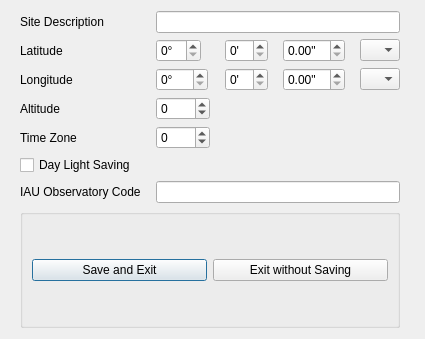
<?xml version="1.0" encoding="UTF-8"?>
<ui version="4.0">
 <class>Dialog</class>
 <widget class="QDialog" name="Dialog">
  <property name="geometry">
   <rect>
    <x>0</x>
    <y>0</y>
    <width>425</width>
    <height>339</height>
   </rect>
  </property>
  <property name="sizePolicy">
   <sizepolicy hsizetype="Fixed" vsizetype="Preferred">
    <horstretch>0</horstretch>
    <verstretch>0</verstretch>
   </sizepolicy>
  </property>
  <property name="windowTitle">
   <string>Edit Site Details</string>
  </property>
  <property name="windowIcon">
   <iconset resource="../VSOP.qrc">
    <normaloff>:/images/splash.jpg</normaloff>:/images/splash.jpg</iconset>
  </property>
  <layout class="QGridLayout" name="gridLayout">
   <item row="0" column="0">
    <widget class="QLabel" name="label_2">
     <property name="text">
      <string>Site Description</string>
     </property>
    </widget>
   </item>
   <item row="0" column="1" colspan="4">
    <widget class="QLineEdit" name="lineEditShortText">
     <property name="sizePolicy">
      <sizepolicy hsizetype="Minimum" vsizetype="Fixed">
       <horstretch>0</horstretch>
       <verstretch>0</verstretch>
      </sizepolicy>
     </property>
    </widget>
   </item>
   <item row="1" column="0">
    <widget class="QLabel" name="label">
     <property name="text">
      <string>Latitude</string>
     </property>
    </widget>
   </item>
   <item row="1" column="1">
    <widget class="QSpinBox" name="spinBoxLatitudeD">
     <property name="sizePolicy">
      <sizepolicy hsizetype="Fixed" vsizetype="Fixed">
       <horstretch>0</horstretch>
       <verstretch>0</verstretch>
      </sizepolicy>
     </property>
     <property name="suffix">
      <string>°</string>
     </property>
     <property name="maximum">
      <number>90</number>
     </property>
    </widget>
   </item>
   <item row="1" column="2">
    <widget class="QSpinBox" name="spinBoxLatitudeM">
     <property name="sizePolicy">
      <sizepolicy hsizetype="Fixed" vsizetype="Fixed">
       <horstretch>0</horstretch>
       <verstretch>0</verstretch>
      </sizepolicy>
     </property>
     <property name="suffix">
      <string>'</string>
     </property>
     <property name="maximum">
      <number>59</number>
     </property>
    </widget>
   </item>
   <item row="1" column="3">
    <widget class="QDoubleSpinBox" name="doubleSpinBoxLatitudeS">
     <property name="sizePolicy">
      <sizepolicy hsizetype="Fixed" vsizetype="Fixed">
       <horstretch>0</horstretch>
       <verstretch>0</verstretch>
      </sizepolicy>
     </property>
     <property name="suffix">
      <string>&quot;</string>
     </property>
     <property name="maximum">
      <double>59.990000000000002</double>
     </property>
    </widget>
   </item>
   <item row="1" column="4">
    <widget class="QComboBox" name="comboBoxLatitude">
     <property name="sizePolicy">
      <sizepolicy hsizetype="Fixed" vsizetype="Fixed">
       <horstretch>0</horstretch>
       <verstretch>0</verstretch>
      </sizepolicy>
     </property>
     <property name="maximumSize">
      <size>
       <width>40</width>
       <height>16777215</height>
      </size>
     </property>
     <property name="baseSize">
      <size>
       <width>0</width>
       <height>0</height>
      </size>
     </property>
     <property name="maxVisibleItems">
      <number>2</number>
     </property>
     <property name="maxCount">
      <number>2</number>
     </property>
    </widget>
   </item>
   <item row="2" column="0">
    <widget class="QLabel" name="label_6">
     <property name="text">
      <string>Longitude</string>
     </property>
    </widget>
   </item>
   <item row="2" column="1">
    <widget class="QSpinBox" name="spinBoxLongitudeD">
     <property name="sizePolicy">
      <sizepolicy hsizetype="Fixed" vsizetype="Fixed">
       <horstretch>0</horstretch>
       <verstretch>0</verstretch>
      </sizepolicy>
     </property>
     <property name="suffix">
      <string>°</string>
     </property>
     <property name="maximum">
      <number>180</number>
     </property>
    </widget>
   </item>
   <item row="2" column="2">
    <widget class="QSpinBox" name="spinBoxLongitudeM">
     <property name="suffix">
      <string>'</string>
     </property>
     <property name="maximum">
      <number>59</number>
     </property>
    </widget>
   </item>
   <item row="2" column="3">
    <widget class="QDoubleSpinBox" name="doubleSpinBoxLongitudeS">
     <property name="sizePolicy">
      <sizepolicy hsizetype="Fixed" vsizetype="Fixed">
       <horstretch>0</horstretch>
       <verstretch>0</verstretch>
      </sizepolicy>
     </property>
     <property name="prefix">
      <string/>
     </property>
     <property name="suffix">
      <string>&quot;</string>
     </property>
     <property name="maximum">
      <double>59.990000000000002</double>
     </property>
    </widget>
   </item>
   <item row="3" column="0">
    <widget class="QLabel" name="label_10">
     <property name="text">
      <string>Altitude</string>
     </property>
    </widget>
   </item>
   <item row="3" column="1">
    <widget class="QSpinBox" name="spinBoxAltitude">
     <property name="minimum">
      <number>-424</number>
     </property>
     <property name="maximum">
      <number>8850</number>
     </property>
    </widget>
   </item>
   <item row="4" column="0">
    <widget class="QLabel" name="label_11">
     <property name="text">
      <string>Time Zone</string>
     </property>
    </widget>
   </item>
   <item row="4" column="1">
    <widget class="QSpinBox" name="spinBoxTimeZone">
     <property name="minimum">
      <number>-12</number>
     </property>
     <property name="maximum">
      <number>12</number>
     </property>
    </widget>
   </item>
   <item row="5" column="0" colspan="2">
    <widget class="QCheckBox" name="checkBoxDaylightSaving">
     <property name="text">
      <string>Day Light Saving</string>
     </property>
    </widget>
   </item>
   <item row="6" column="0">
    <widget class="QLabel" name="label_3">
     <property name="sizePolicy">
      <sizepolicy hsizetype="Fixed" vsizetype="Preferred">
       <horstretch>0</horstretch>
       <verstretch>0</verstretch>
      </sizepolicy>
     </property>
     <property name="text">
      <string>IAU Observatory Code</string>
     </property>
    </widget>
   </item>
   <item row="6" column="1" colspan="4">
    <widget class="QLineEdit" name="lineEditIAUCode"/>
   </item>
   <item row="2" column="4">
    <widget class="QComboBox" name="comboBoxLongitude">
     <property name="sizePolicy">
      <sizepolicy hsizetype="Fixed" vsizetype="Fixed">
       <horstretch>0</horstretch>
       <verstretch>0</verstretch>
      </sizepolicy>
     </property>
     <property name="maximumSize">
      <size>
       <width>40</width>
       <height>16777215</height>
      </size>
     </property>
     <property name="maxVisibleItems">
      <number>2</number>
     </property>
     <property name="maxCount">
      <number>2</number>
     </property>
    </widget>
   </item>
   <item row="7" column="0" colspan="5">
    <widget class="QGroupBox" name="groupBox">
     <property name="title">
      <string/>
     </property>
     <layout class="QGridLayout" name="gridLayout_2">
      <item row="0" column="0">
       <widget class="QPushButton" name="pushButtonOk">
        <property name="text">
         <string>Save and Exit</string>
        </property>
        <property name="icon">
         <iconset resource="../VSOP.qrc">
          <normaloff>:/icons/icons/database/database_save.png</normaloff>:/icons/icons/database/database_save.png</iconset>
        </property>
       </widget>
      </item>
      <item row="0" column="1">
       <widget class="QPushButton" name="pushButtonCancel">
        <property name="text">
         <string>Exit without Saving</string>
        </property>
        <property name="icon">
         <iconset resource="../VSOP.qrc">
          <normaloff>:/icons/icons/cancel.png</normaloff>:/icons/icons/cancel.png</iconset>
        </property>
       </widget>
      </item>
     </layout>
    </widget>
   </item>
  </layout>
 </widget>
 <tabstops>
  <tabstop>lineEditShortText</tabstop>
  <tabstop>spinBoxLatitudeD</tabstop>
  <tabstop>spinBoxLatitudeM</tabstop>
  <tabstop>doubleSpinBoxLatitudeS</tabstop>
  <tabstop>comboBoxLatitude</tabstop>
  <tabstop>spinBoxLongitudeD</tabstop>
  <tabstop>spinBoxLongitudeM</tabstop>
  <tabstop>doubleSpinBoxLongitudeS</tabstop>
  <tabstop>comboBoxLongitude</tabstop>
  <tabstop>spinBoxAltitude</tabstop>
  <tabstop>spinBoxTimeZone</tabstop>
  <tabstop>checkBoxDaylightSaving</tabstop>
  <tabstop>lineEditIAUCode</tabstop>
  <tabstop>pushButtonOk</tabstop>
  <tabstop>pushButtonCancel</tabstop>
 </tabstops>
 <resources>
  <include location="../VSOP.qrc"/>
 </resources>
 <connections/>
</ui>
